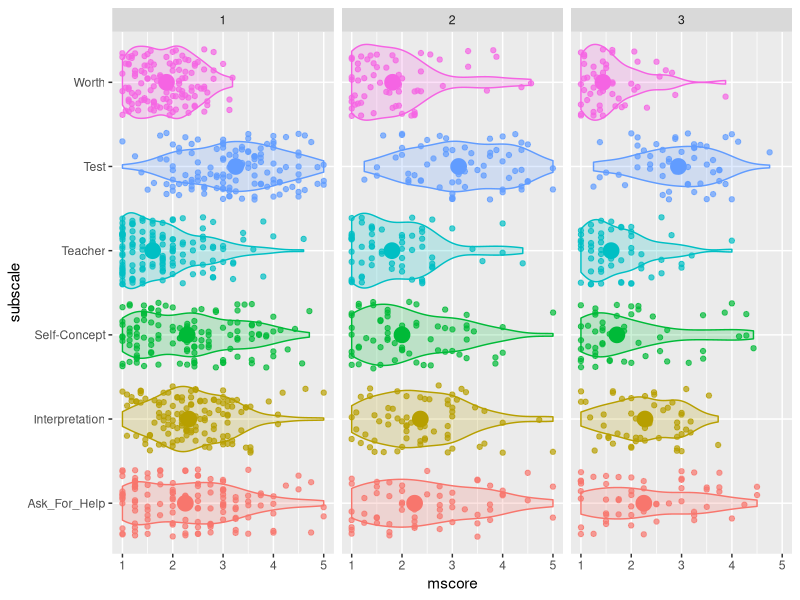

The R source for this figure:
library("dplyr")   # data processing
library("tidyr")   # data reshaping
library("ggplot2") # plotting

scales <- read.csv("subscales.csv", stringsAsFactors = FALSE)

stars_wide <- read.csv("stars.csv", stringsAsFactors = FALSE)

stars <- stars_wide %>% gather(item_id, score, I01:I51)

stars_sub <- inner_join(scales, stars, "item_id")

## calculate subscale means per student_id and year
stars_means <- stars_sub %>%
   group_by(student_id, year, subscale) %>%
   summarise(mscore = mean(score))

ggplot(stars_means, aes(subscale, mscore, color = subscale)) +
    geom_jitter(alpha = .7) +
    geom_violin(aes(fill = subscale), alpha = .2) +
    stat_summary(fun.y = 'median', geom = "point", size = 5) +
    coord_flip() + 
    facet_wrap(~year) +
    guides(color = FALSE, fill = FALSE)


